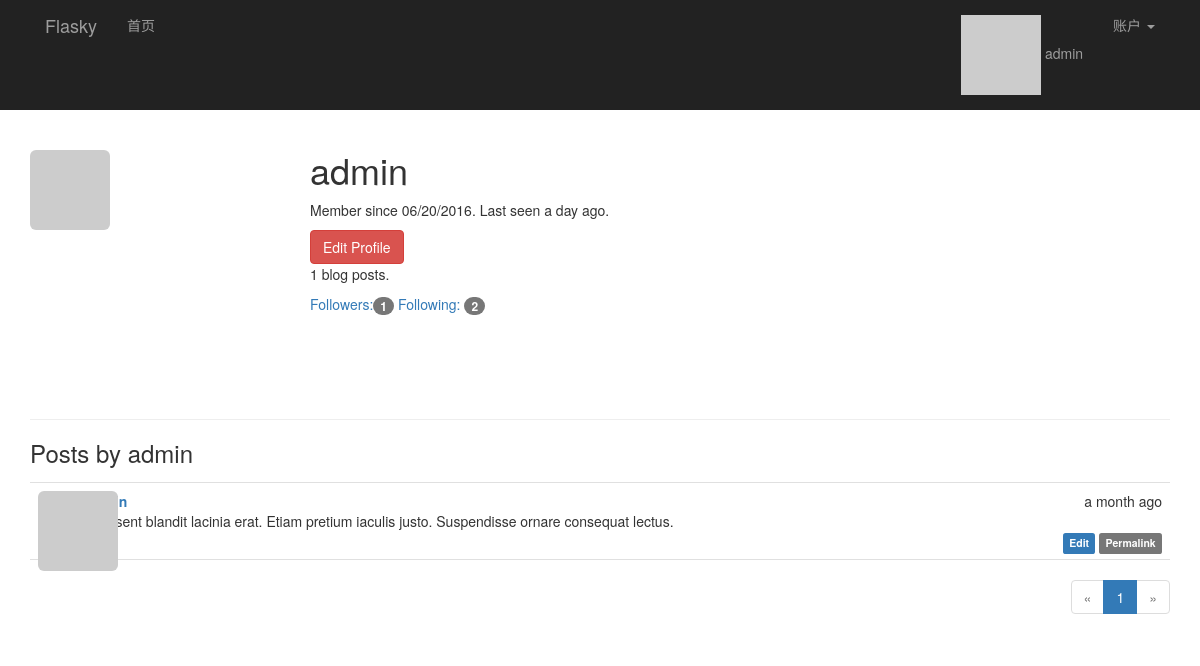
/user/admin (signed in), run on an earlier commit of the app's database.
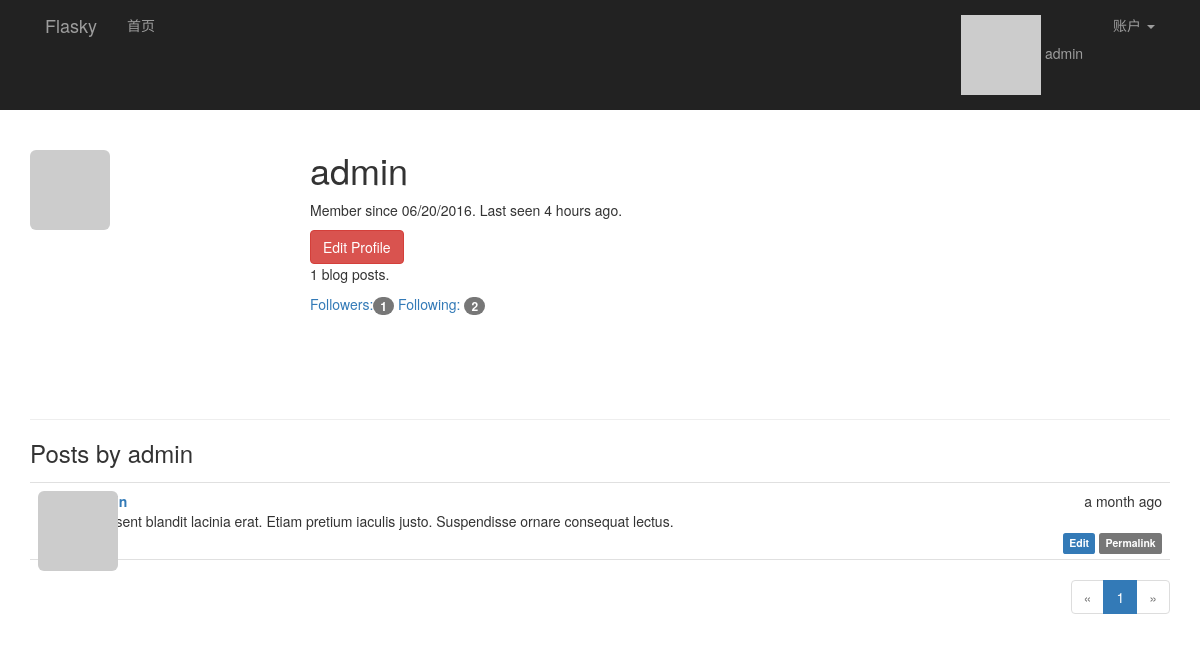
And on a later commit of the database.
### app/models.py (models this page shows, shortened)
class User(UserMixin, db.Model):
    __tablename__ = 'users'
    id = db.Column(db.Integer, primary_key=True)
    email = db.Column(db.String(64), unique=True, index=True)
    username = db.Column(db.String(64), unique=True, index=True)
    password_hash = db.Column(db.String(128))
    confirmed = db.Column(db.Boolean, default=False)
    role_id = db.Column(db.Integer, db.ForeignKey('roles.id'))
    name = db.Column(db.String(64))
    location = db.Column(db.String(64))
    about_me = db.Column(db.TEXT())
    member_since = db.Column(db.DateTime(), default=datetime.utcnow)
    last_seen = db.Column(db.DateTime(), default=datetime.utcnow)
    avatar_hash = db.Column(db.String(32))
    ''' 查询用户写的文章,SQL:
    SELECT
        posts.id AS posts_id,
        posts.body AS posts_body,
        posts.body_html AS posts_body_html,
        posts.timestamp AS posts_timestamp,
        posts.author_id AS posts_author_id
    FROM
        posts
    WHERE
        posts.author_id = 2
    '''
    posts = db.relationship('Post', backref='author', lazy='dynamic')
    """follower_id表示关注者， followed_id表示被关注者
        查询被关注者，select * from follows  LEFT JOIN users on follower_id = id where follower_id=2
    SELECT
        follows.follower_id AS follows_follower_id,
        follows.followed_id AS follows_followed_id,
        follows.timestamp AS follows_timestamp,
        users_1.id AS users_1_id,
        users_1.email AS users_1_email,
        users_1.username AS users_1_username,
        users_1.password_hash AS users_1_password_hash,
        users_1.confirmed AS users_1_confirmed,
        users_1.role_id AS users_1_role_id,
        users_1.name AS users_1_name,
        users_1.location AS users_1_location,
        users_1.about_me AS users_1_about_me,
        users_1.member_since AS users_1_member_since,
        users_1.last_seen AS users_1_last_seen,
        users_1.avatar_hash AS users_1_avatar_hash,
        users_2.id AS users_2_id,
        users_2.email AS users_2_email,
        users_2.username AS users_2_username,
        users_2.password_hash AS users_2_password_hash,
        users_2.confirmed AS users_2_confirmed,
        users_2.role_id AS users_2_role_id,
        users_2.name AS users_2_name,
        users_2.location AS users_2_location,
        users_2.about_me AS users_2_about_me,
        users_2.member_since AS users_2_member_since,
        users_2.last_seen AS users_2_last_seen,
        users_2.avatar_hash AS users_2_avatar_hash
    FROM
        follows
    LEFT OUTER JOIN users AS users_1 ON users_1.id = follows.follower_id
    LEFT OUTER JOIN users AS users_2 ON users_2.id = follows.followed_id
    WHERE
        follows.follower_id = 2;
    """
    followed = db.relationship('Follow', foreign_keys=[Follow.follower_id],
                               backref=db.backref('follower', lazy='joined'),
                               lazy='dynamic',
                               cascade='all, delete-orphan')
    """ 查询关注者， select * from follows  LEFT JOIN users on followed_id = id where followed_id=3
        users_1：关注者表
        users_2：被关注者表
    SELECT
        follows.follower_id AS follows_follower_id,
        follows.followed_id AS follows_followed_id,
        follows.timestamp AS follows_timestamp,
        users_1.id AS users_1_id,
        users_1.email AS users_1_email,
        users_1.username AS users_1_username,
        users_1.password_hash AS users_1_password_hash,
        users_1.confirmed AS users_1_confirmed,
        users_1.role_id AS users_1_role_id,
        users_1.name AS users_1_name,
        users_1.location AS users_1_location,
        users_1.about_me AS users_1_about_me,
        users_1.member_since AS users_1_member_since,
        users_1.last_seen AS users_1_last_seen,
        users_1.avatar_hash AS users_1_avatar_hash,
        users_2.id AS users_2_id,
        users_2.email AS users_2_email,
        users_2.username AS users_2_username,
        users_2.password_hash AS users_2_password_hash,
        users_2.confirmed AS users_2_confirmed,
        users_2.role_id AS users_2_role_id,
        users_2.name AS users_2_name,
        users_2.location AS users_2_location,
        users_2.about_me AS users_2_about_me,
        users_2.member_since AS users_2_member_since,
        users_2.last_seen AS users_2_last_seen,
        users_2.avatar_hash AS users_2_avatar_hash
    FROM
        follows
    LEFT OUTER JOIN users AS users_1 ON users_1.id = follows.follower_id
    LEFT OUTER JOIN users AS users_2 ON users_2.id = follows.followed_id
    WHERE
        follows.followed_id = 7;
    """
    followers = db.relationship('Follow', foreign_keys=[Follow.followed_id],
                                backref=db.backref('followed', lazy='joined'),
                                lazy='dynamic',
                                cascade='all, delete-orphan')
    comments = db.relationship('Comment', backref='author', lazy='dynamic')
    @property
    def password(self):
        raise AttributeError('password is not a readable attribute')
    def ping(self):
        self.last_seen = datetime.utcnow()
        db.session.add(self)
    def gravatar(self, size=100, default='identicon', rating='g'):
        if request.is_secure:
            url = 'https://secure.gravatar.com/avatar'
        else:
            url = 'http://s.gravatar.com/avatar'
        email_hash = self.avatar_hash or hashlib.md5(self.email.encode('utf-8')).hexdigest()
        return '{url}/{hash}?s={size}&d={default}&r={rating}'.format(
            url=url, hash=email_hash, size=size, default=default, rating=rating)
    def can(self, permissions):
        return self.role is not None and (self.role.permissions & permissions) == permissions
    def is_administrator(self):
        return self.can(Permission.ADMINISTER)

class Post(db.Model):
    __tablename__ = 'posts'
    id = db.Column(db.Integer, primary_key=True)
    body = db.Column(db.Text)
    body_html = db.Column(db.Text)
    timestamp = db.Column(db.DateTime, index=True, default=datetime.utcnow)
    author_id = db.Column(db.Integer, db.ForeignKey('users.id'))
    comments = db.relationship('Comment', backref='post', lazy='dynamic')

### app/main/views.py (the view)
@main.route('/user/<username>')
def user(username):
    user_name = User.query.filter_by(username=username).first_or_404()
    page = request.args.get('page', 1, type=int)
    pagination = user_name.posts.order_by(Post.timestamp.desc()).paginate(page, per_page=current_app.config[
        'FLASK_POSTS_PER_PAGE'], error_out=False)
    posts = pagination.items
    return render_template('user.html', user=user_name, posts=posts, pagination=pagination)

### app/auth/views.py (called while the page is built)
@auth.before_app_request
def before_request():
    if current_user.is_authenticated:
        current_user.ping()
        if not current_user.confirmed \
                and request.endpoint[:5] != 'auth.' \
                and request.endpoint != 'static':
            return redirect(url_for('auth.unconfirmed'))

### app/main/__init__.py (called while the page is built)
@main.app_context_processor
def inject_permissions():
    return dict(Permission=Permission)

### app/models.py (called while the page is built)
@login_manager.user_loader
def load_user(user_id):
    return User.query.get(int(user_id))

### app/templates/user.html (shortened to what this page needs)
{% extends "base.html" %}
{% import "_marcros.html" as macros %}
{% block page_content %}
<div class="page-header" xmlns="http://www.w3.org/1999/html">
    <img class="img-rounded profile-thumbnail" src="{{ user.gravatar(size=256) }}">
    <div class="profile-header">
        <h1>{{ user.username }}</h1>
        <p>
            Member since {{ moment(user.member_since).format('L') }}.
            Last seen {{ moment(user.last_seen).fromNow() }}.
        </p>
        {% if user == current_user %}
        <a class="btn btn-danger" href="{{ url_for('.edit_profile') }}">
            Edit Profile
        </a>
        {% endif %}
        <p>{{ user.posts.count() }} blog posts.</p>
        <p>
        <a href="{{ url_for('.followers', username=user.username) }}">
            Followers:<span class="badge">{{ user.followers.count() - 1 }}</span>
        </a>
        <a href="{{ url_for('.followed_by', username=user.username) }}">
            Following: <span class="badge">{{ user.followed.count() - 1 }}
        </span>
        </a>
        </p>
    </div>
</div>
    <h3>Posts by {{ user.username }}</h3>
    {% include '_posts.html' %}
<div class="pagination">
    {{ macros.pagination_widget(pagination, '.user', username=user.username) }}
</div>
{% endblock %}

### app/templates/base.html (shortened to what this page needs)
{% extends "bootstrap/base.html" %}
{% block head %}
{{ super() }}
<link rel="stylesheet" type="text/css" href="{{ url_for('static', filename='styles.css') }}">
{% endblock %}
{% block navbar %}
<div class="nvrbar navbar-inverse" role="navigation" >
    <div class="container">
        <div class="navbar-header">
            <a class="navbar-brand" href="{{ url_for('main.index') }}">Flasky</a>
        </div>
        <div class="navbar-collapse collpase">
            <ul class="nav  navbar-nav">
                <li><a href="{{ url_for('main.index') }}">首页</a></li>
            </ul>
            <ul class="nav navbar-nav navbar-right">
                {% if current_user.is_authenticated %}
                <li>
                    <a href="{{ url_for('main.user', username=current_user.username) }}">
                        <img src="{{ current_user.gravatar(size=18) }}">
                        {{ current_user.username }}</a>
                </li>
                <li class="dropdown">
                    <a href="#" class="dropdown-toggle" data-toggle="dropdown">账户 <b class="caret"></b></a>
                </li>
                {% else %}
                <li><a href="{{ url_for('auth.register') }}">注册</a></li>
                <li><a href="{{ url_for('auth.login') }}">登录</a> </li>
                {% endif %}
            </ul>
        </div>
     </div>
</div>
{% endblock %}
{% block content %}
<div class="container">
    {% block page_content %}{% endblock %}
</div>
{% endblock %}

### app/templates/_marcros.html
{% macro pagination_widget(pagination, endpoint) %}
<ul class="pagination">
    <li {% if not pagination.has_prev %} class="disabled" {% endif %}>
        <a href="{% if pagination.has_prev %}{{ url_for(endpoint, page=pagination.page - 1, **kwargs) }}{% else %}#{% endif %}">
        &laquo;
        </a>
    </li>
    {% for p in pagination.iter_pages() %}
        {% if p %}
            {% if p == pagination.pages %}
            <li {% if p == pagination.page %} class="active" {% endif %}>
                <a href="{{ url_for(endpoint, page=p, **kwargs) }}">{{ p }}</a>
            </li>
            {% else %}
            <li {% if p == pagination.page %} class="active" {% endif %}>
                <a href="{{ url_for(endpoint, page=p, **kwargs) }}">{{ p }}</a>
            </li>
            {% endif %}
        {% else %}
        <li class="disabled"><a href="#">&hellip;</a></li>
        {% endif %}
    {% endfor %}
    <li{% if not pagination.has_next %} class="disabled"{% endif %}>
        <a href="{% if pagination.has_next %}{{ url_for(endpoint,
            page=pagination.page + 1, **kwargs) }}{% else %}#{% endif %}">
            &raquo;
        </a>
    </li>
</ul>
{% endmacro %}

### app/templates/_posts.html (shortened to what this page needs)
<ul class="posts">
    {% for post in posts %}
    <li class="post">
        <div class="post-thumbnail">
            <a href="{{ url_for('.user', username=post.author.username) }}">
                <img class="img-rounded profile-thumbnail"
                     src="{{ post.author.gravatar(size=40) }}">
            </a>
        </div>
        <div class="post-content">
            <div class="post-date">{{ moment(post.timestamp).fromNow() }}</div>
            <div class="post-author">
                <a href="{{ url_for('.user', username=post.author.username) }}">
                </a>
            </div>
            <div class="post-body">
                {% if post.body_html %}
                    {{ post.body_html | safe }}
                {% else %}
                    {{ post.body }}
                {% endif %}
            </div>
            <div class="post-footer">
                {% if current_user == post.author %}
                <a href="{{ url_for('.edit', post_id=post.id) }}">
                    <span class="label label-primary">Edit</span>
                </a>
                {% elif current_user.is_administrator() %}
                <a href="{{ url_for('.edit', post_id=post.id) }}">
                    <span class="label label-dange  r">Edit [Admin]</span>
                </a>
                {% endif %}
                <a href="{{ url_for('.post', post_id=post.id) }}">
                    <span class="label label-default">Permalink</span>
                </a>
            </div>
        </div>
    </li>
    {% endfor %}
</ul>

### app/static/styles.css (style rules this page uses)
.profile-thumbnail { position: absolute; }
.profile-header { min-height: 260px; margin-left: 280px; }
ul.posts { list-style-type: none; padding: 0px; margin: 16px 0px 0px 0px; border-top: 1px solid #e0e0e0; }
ul.posts li.post { padding: 8px; border-bottom: 1px solid #e0e0e0; }
div.post-date { float: right; }
div.post-author { font-weight: bold; }
div.post-thumbnail { position: absolute; }
div.post-content { margin-left: 48px; min-height: 48px; }
div.post-footer { text-align: right; }
div.pagination { width: 100%; text-align: right; padding: 0px; margin: 0px; }

What changed in the data, as far as the page shows it:
changed User "admin": last_seen "a day ago" → "4 hours ago"
